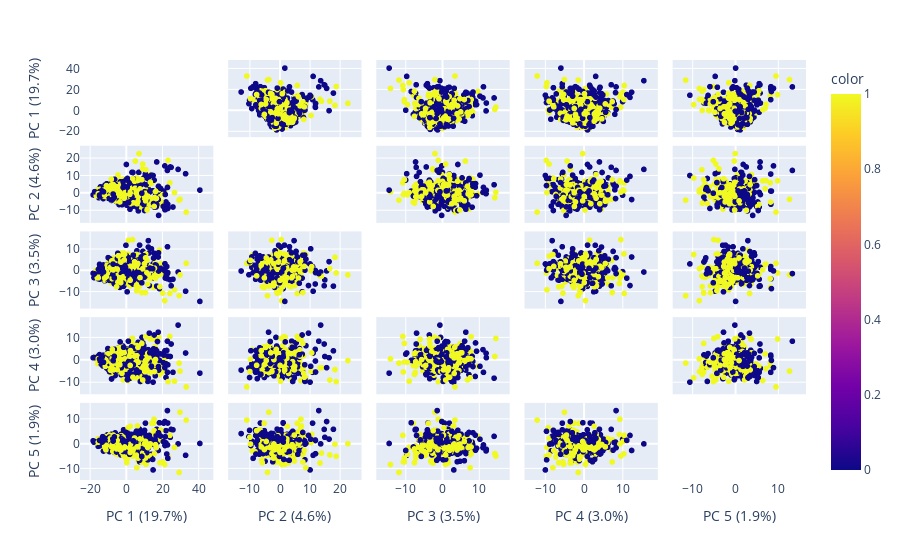

The notebook cell saved with this chart:
### Code cell
labels = {
    str(i): f"PC {i+1} ({var:.1f}%)"
    for i, var in enumerate(pca.explained_variance_ratio_ * 100)
}

fig = px.scatter_matrix(
    W_pca,
    labels=labels,
    dimensions=range(5),
    color=y,
)
fig.update_traces(diagonal_visible=False)
fig.show()

### Figure 1 — Plotly figure (JSON) as saved in the notebook; plotly's stock layout.template omitted (floating-point values rounded to 4 significant figures; data arrays with more than 128 entries replaced by an {"elided": "..."} marker saying what was removed)
{"data": [{"diagonal": {"visible": false}, "dimensions": [{"axis": {"matches": true}, "label": "PC 1 (19.7%)", "values": {"elided": "582 float values"}}, {"axis": {"matches": true}, "label": "PC 2 (4.6%)", "values": {"elided": "582 float values"}}, {"axis": {"matches": true}, "label": "PC 3 (3.5%)", "values": {"elided": "582 float values"}}, {"axis": {"matches": true}, "label": "PC 4 (3.0%)", "values": {"elided": "582 float values"}}, {"axis": {"matches": true}, "label": "PC 5 (1.9%)", "values": {"elided": "582 float values"}}], "hovertemplate": "%{xaxis.title.text}=%{x}<br>%{yaxis.title.text}=%{y}<br>color=%{marker.color}<extra></extra>", "legendgroup": "", "marker": {"color": {"elided": "582 int values"}, "coloraxis": "coloraxis", "symbol": "circle"}, "name": "", "showlegend": false, "type": "splom"}], "layout": {"coloraxis": {"colorbar": {"title": {"text": "color"}}, "colorscale": [[0, "#0d0887"], [0.1111, "#46039f"], [0.2222, "#7201a8"], [0.3333, "#9c179e"], [0.4444, "#bd3786"], [0.5556, "#d8576b"], [0.6667, "#ed7953"], [0.7778, "#fb9f3a"], [0.8889, "#fdca26"], [1, "#f0f921"]]}, "dragmode": "select", "legend": {"tracegroupgap": 0}, "margin": {"t": 60}}}
